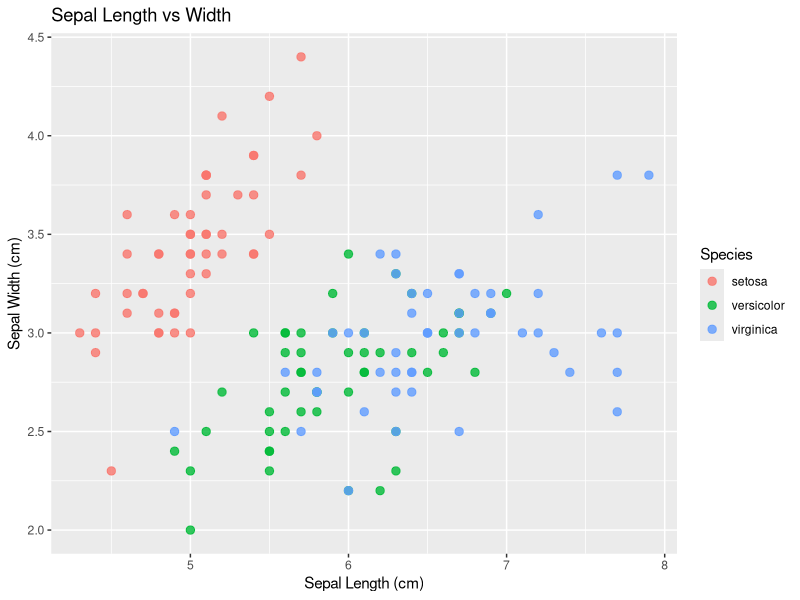
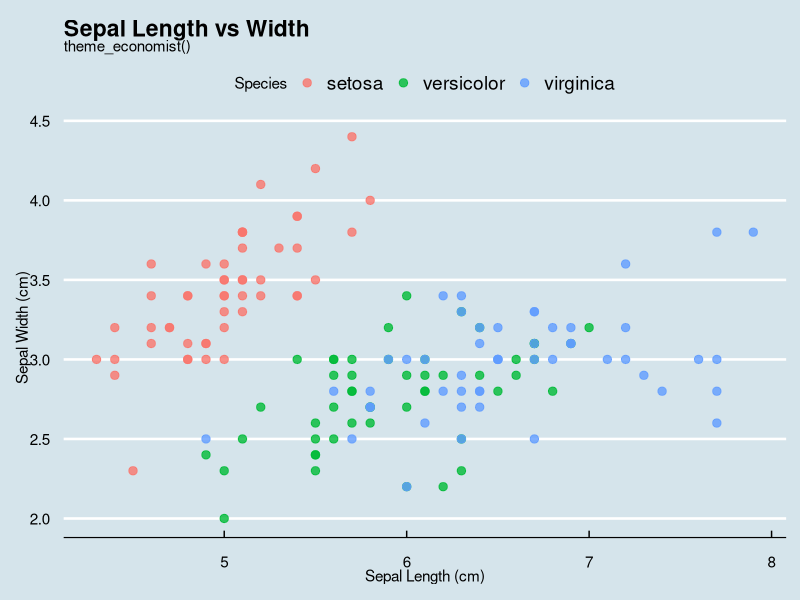
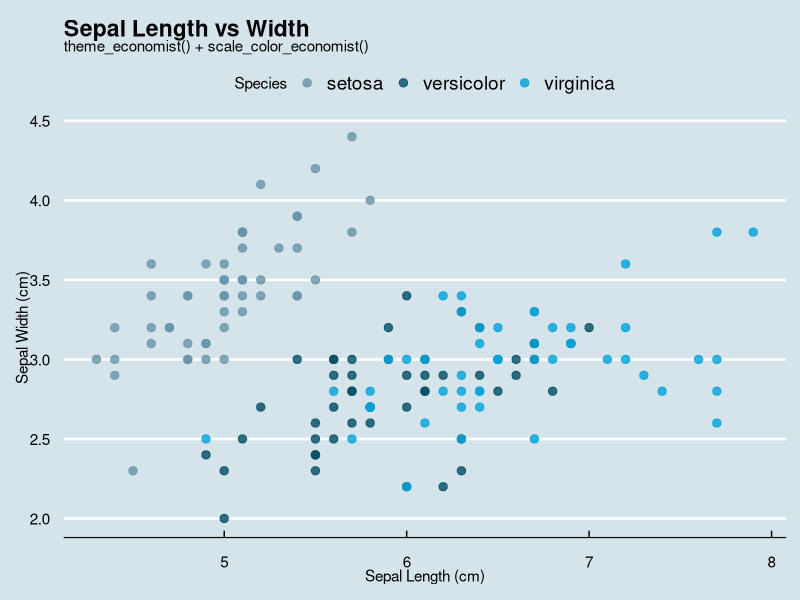
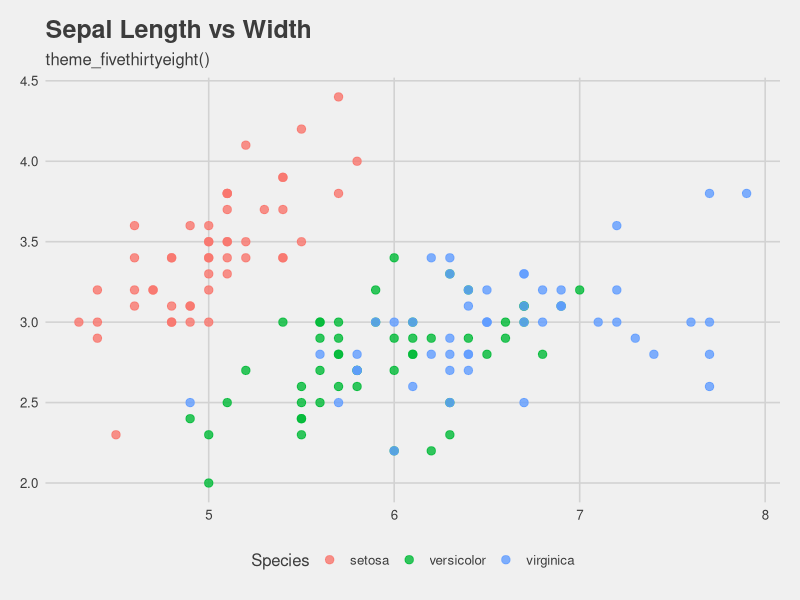
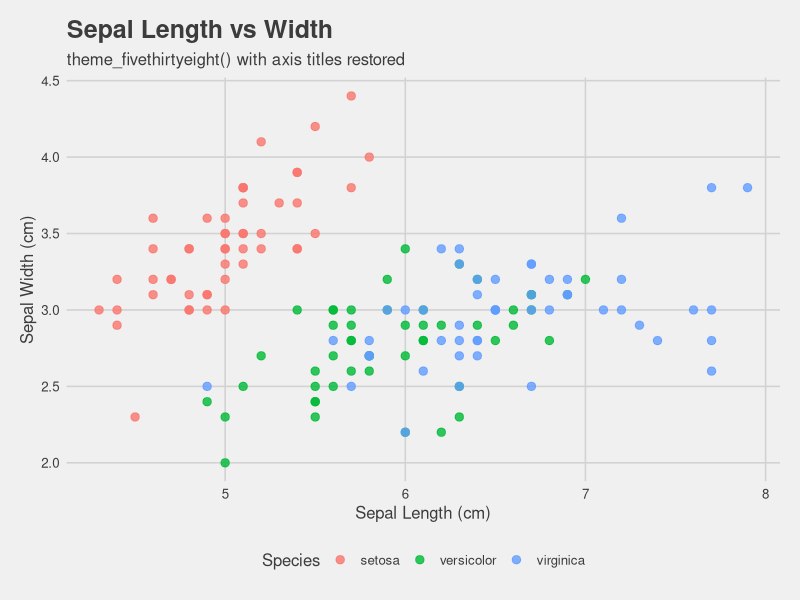
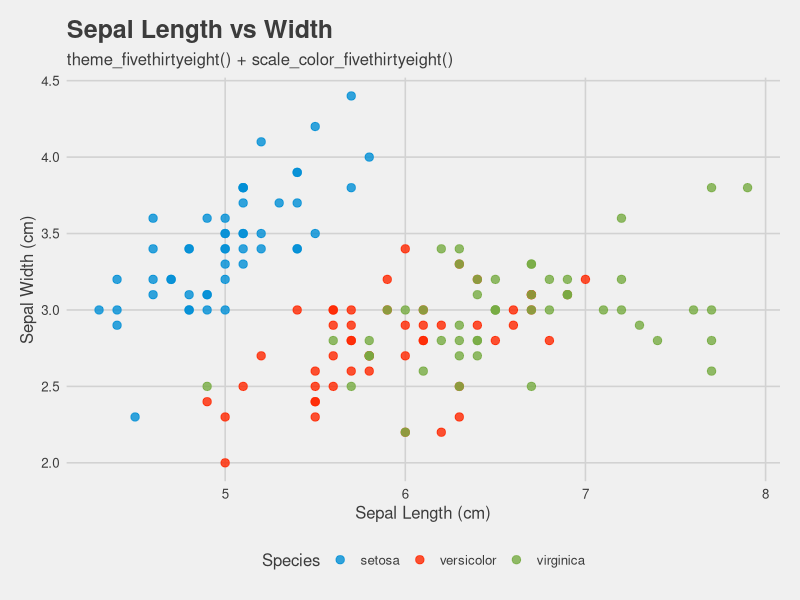
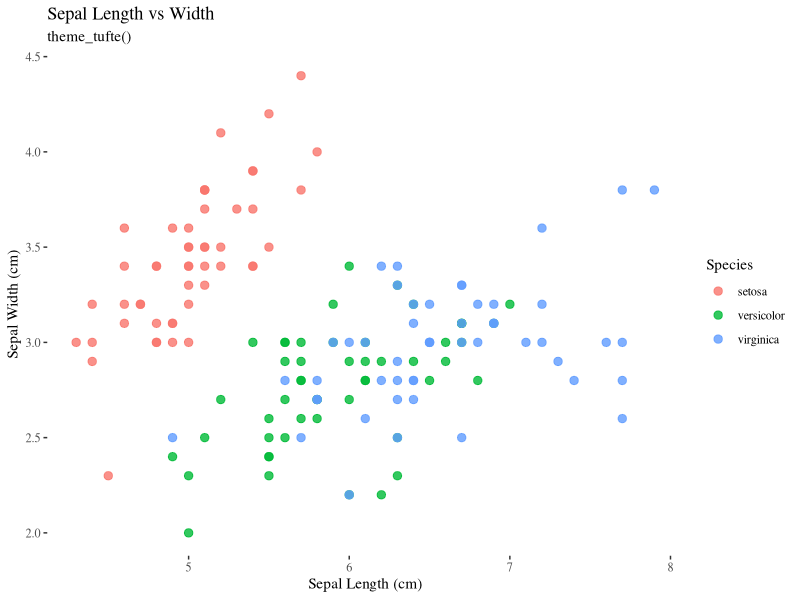
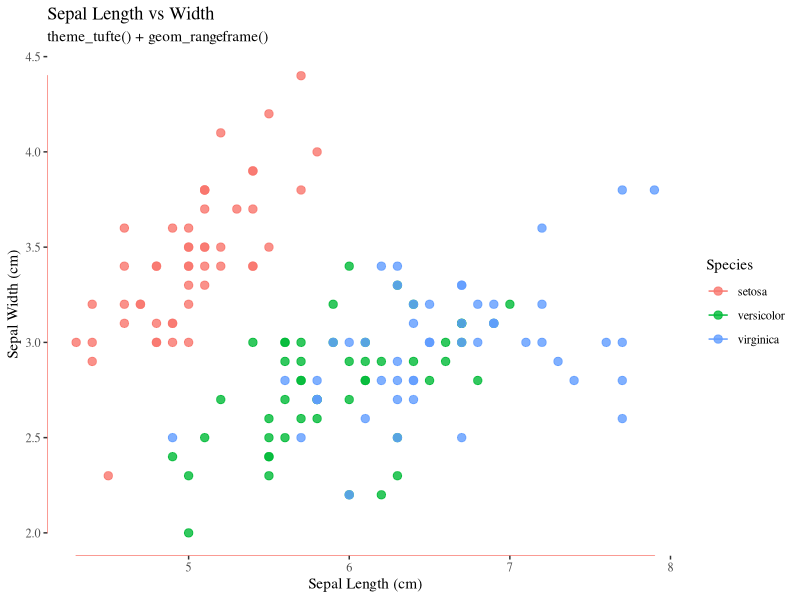

The R script that drew these images, in order:
## ---- chunk 1
knitr::opts_chunk$set(echo = TRUE, warning = FALSE, message = FALSE)
library(ggplot2)
if (!require(ggthemes)) install.packages("ggthemes")
library(ggthemes)
## ---- chunk 2
ggplot(iris, aes(x = Sepal.Length, y = Sepal.Width, color = Species)) +
  geom_point(size = 2.5, alpha = 0.8) +
  labs(
    title = "Sepal Length vs Width",
    x     = "Sepal Length (cm)",
    y     = "Sepal Width (cm)"
  )
## ---- chunk 3
ggplot(iris, aes(x = Sepal.Length, y = Sepal.Width, color = Species)) +
  geom_point(size = 2.5, alpha = 0.8) +
  labs(
    title    = "Sepal Length vs Width",
    subtitle = "theme_economist()",
    x        = "Sepal Length (cm)",
    y        = "Sepal Width (cm)"
  ) +
  theme_economist()
## ---- chunk 4
ggplot(iris, aes(x = Sepal.Length, y = Sepal.Width, color = Species)) +
  geom_point(size = 2.5, alpha = 0.8) +
  labs(
    title    = "Sepal Length vs Width",
    subtitle = "theme_economist() + scale_color_economist()",
    x        = "Sepal Length (cm)",
    y        = "Sepal Width (cm)"
  ) +
  theme_economist() +
  scale_color_economist()
## ---- chunk 5
ggplot(iris, aes(x = Sepal.Length, y = Sepal.Width, color = Species)) +
  geom_point(size = 2.5, alpha = 0.8) +
  labs(
    title    = "Sepal Length vs Width",
    subtitle = "theme_fivethirtyeight()",
    x        = "Sepal Length (cm)",
    y        = "Sepal Width (cm)"
  ) +
  theme_fivethirtyeight()
## ---- chunk 6
ggplot(iris, aes(x = Sepal.Length, y = Sepal.Width, color = Species)) +
  geom_point(size = 2.5, alpha = 0.8) +
  labs(
    title    = "Sepal Length vs Width",
    subtitle = "theme_fivethirtyeight() with axis titles restored",
    x        = "Sepal Length (cm)",
    y        = "Sepal Width (cm)"
  ) +
  theme_fivethirtyeight() +
  theme(axis.title = element_text())
## ---- chunk 7
ggplot(iris, aes(x = Sepal.Length, y = Sepal.Width, color = Species)) +
  geom_point(size = 2.5, alpha = 0.8) +
  labs(
    title    = "Sepal Length vs Width",
    subtitle = "theme_fivethirtyeight() + scale_color_fivethirtyeight()",
    x        = "Sepal Length (cm)",
    y        = "Sepal Width (cm)"
  ) +
  theme_fivethirtyeight() +
  scale_color_fivethirtyeight() +
  theme(axis.title = element_text())
## ---- chunk 8
ggplot(iris, aes(x = Sepal.Length, y = Sepal.Width, color = Species)) +
  geom_point(size = 2.5, alpha = 0.8) +
  labs(
    title    = "Sepal Length vs Width",
    subtitle = "theme_tufte()",
    x        = "Sepal Length (cm)",
    y        = "Sepal Width (cm)"
  ) +
  theme_tufte()
## ---- chunk 9
ggplot(iris, aes(x = Sepal.Length, y = Sepal.Width, color = Species)) +
  geom_point(size = 2.5, alpha = 0.8) +
  geom_rangeframe() +
  labs(
    title    = "Sepal Length vs Width",
    subtitle = "theme_tufte() + geom_rangeframe()",
    x        = "Sepal Length (cm)",
    y        = "Sepal Width (cm)"
  ) +
  theme_tufte()
